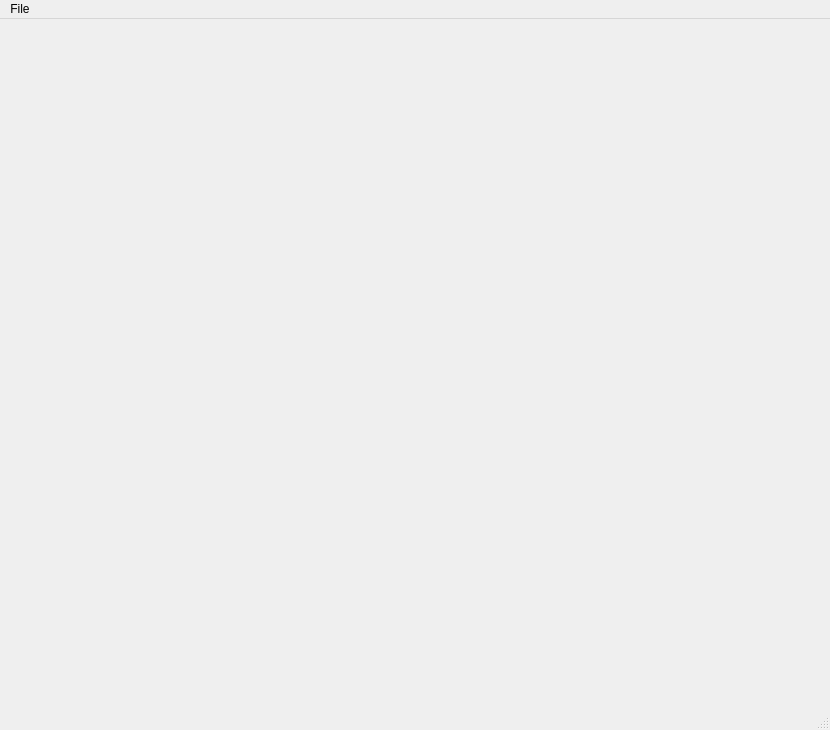
<?xml version="1.0" encoding="UTF-8"?>
<ui version="4.0">
 <class>MainWindow</class>
 <widget class="QMainWindow" name="MainWindow">
  <property name="geometry">
   <rect>
    <x>0</x>
    <y>0</y>
    <width>830</width>
    <height>730</height>
   </rect>
  </property>
  <property name="sizePolicy">
   <sizepolicy hsizetype="Fixed" vsizetype="Fixed">
    <horstretch>0</horstretch>
    <verstretch>0</verstretch>
   </sizepolicy>
  </property>
  <property name="windowTitle">
   <string>MainWindow</string>
  </property>
  <widget class="QWidget" name="centralwidget">
   <layout class="QGridLayout" name="gridLayout">
    <item row="0" column="1">
     <widget class="Lab1Widget" name="widget" native="true"/>
    </item>
   </layout>
  </widget>
  <widget class="QMenuBar" name="menubar">
   <property name="geometry">
    <rect>
     <x>0</x>
     <y>0</y>
     <width>830</width>
     <height>21</height>
    </rect>
   </property>
   <widget class="QMenu" name="menuFile">
    <property name="title">
     <string>File</string>
    </property>
    <addaction name="actionExit"/>
   </widget>
   <addaction name="menuFile"/>
  </widget>
  <widget class="QStatusBar" name="statusbar"/>
  <action name="actionExit">
   <property name="text">
    <string>Exit</string>
   </property>
  </action>
 </widget>
 <customwidgets>
  <customwidget>
   <class>Lab1Widget</class>
   <extends>QWidget</extends>
   <header>lab1widget.h</header>
   <container>1</container>
  </customwidget>
 </customwidgets>
 <resources/>
 <connections>
  <connection>
   <sender>actionExit</sender>
   <signal>triggered()</signal>
   <receiver>MainWindow</receiver>
   <slot>close()</slot>
   <hints>
    <hint type="sourcelabel">
     <x>-1</x>
     <y>-1</y>
    </hint>
    <hint type="destinationlabel">
     <x>399</x>
     <y>299</y>
    </hint>
   </hints>
  </connection>
 </connections>
</ui>
